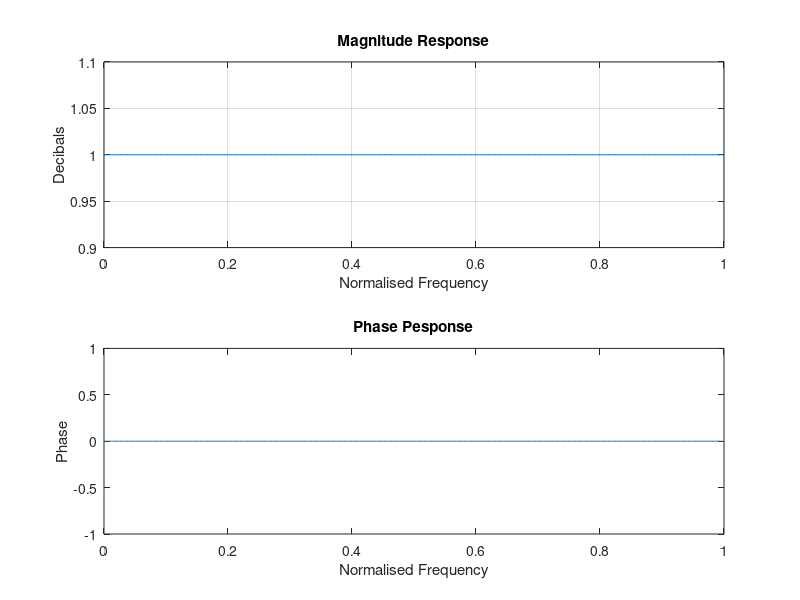

MATLAB code for this plot:
clc;
close all;
clear all;
pkg load signal;

%To Find Frequency Response of a Given system of a transfer function/Difference Equation
%given eqn y(n) - 1/6y(n-1) - 1/6y(n-2) = x(n)

x = input('Enter Numerator Coefficient : ');
y = input('Enter Denomenator Coefficient : ');
[h, w] = freqz(x, y);
subplot(2, 1, 1);
th = abs(h);
tw = angle(h);
plot(w/pi, th);grid;
xlabel('Normalised Frequency');
ylabel('Decibals');
title('Magnitude Response');
subplot(2, 1, 2);
plot(w/pi, tw);
xlabel('Normalised Frequency');
ylabel('Phase');
title('Phase Pesponse');